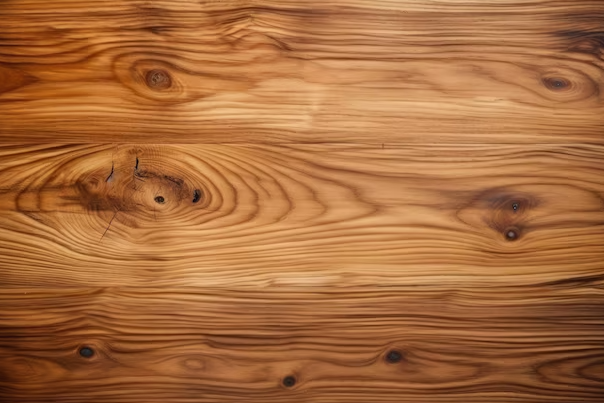
#> input picture dataset/backgroundsTrainset/image04.png, 604 x 403 px; its folder holds 4 pictures in this run
$ python GenerateImagesTrainset.py
#> lines starting #> are read from the running program, lines starting #| are printed output that depends on the picture; after the words box and inside, x2 and y2 are one past the last pixel; in counts of white or black regions, pixels touching at a corner belong together; pictures that were not available may be replaced by others from this repository, and a replacement may not be noted
import cv2
import random
import os
import numpy as np

BG_DIR = "dataset/backgroundsTrainset"
CARD_DIR = "dataset/cards"

OUT_CLASS_PATH = "data"
OUT_CLASS_NAME = "classes.txt"
OUT_IMG = "data/images"
OUT_LBL = "data/labels"

NUM_IMAGES = 200
CLASS_NAME = "card"
CLASS_ID = 0

os.makedirs(OUT_IMG, exist_ok=True)
os.makedirs(OUT_LBL, exist_ok=True)

backgrounds = os.listdir(BG_DIR)
cards = os.listdir(CARD_DIR)

def random_brightness_contrast(img):
    alpha = random.uniform(0.7, 1.3)  # contraste
    beta = random.randint(-30, 30)    # brilho
    return cv2.convertScaleAbs(img, alpha=alpha, beta=beta)

def rotate_image(img, angle):
    h, w = img.shape[:2]
    center = (w // 2, h // 2)

    M = cv2.getRotationMatrix2D(center, angle, 1.0)
    cos = abs(M[0, 0])
    sin = abs(M[0, 1])

    new_w = int((h * sin) + (w * cos))
    new_h = int((h * cos) + (w * sin))

    M[0, 2] += (new_w / 2) - center[0]
    M[1, 2] += (new_h / 2) - center[1]

    return cv2.warpAffine(
        img, M, (new_w, new_h),
        flags=cv2.INTER_LINEAR,
        borderValue=(0, 0, 0, 0)
    )

# salva classes uma única vez
with open(os.path.join(OUT_CLASS_PATH, OUT_CLASS_NAME), "w") as f:
    f.write(CLASS_NAME)

for i in range(NUM_IMAGES):

    bg = cv2.imread(os.path.join(BG_DIR, random.choice(backgrounds)))
#> bg is the input picture: shape (403, 604, 3); mean B, G, R 61.2, 107.5, 168.5
    if bg is None:
        continue

    h_bg, w_bg, _ = bg.shape
#> h_bg = 403; w_bg = 604

    # número ímpar de cartas
    num_cards = random.choice([1, 3, 5, 7])

    yolo_labels = []

    for _ in range(num_cards):

        card = cv2.imread(
            os.path.join(CARD_DIR, random.choice(cards)),
            cv2.IMREAD_UNCHANGED
        )
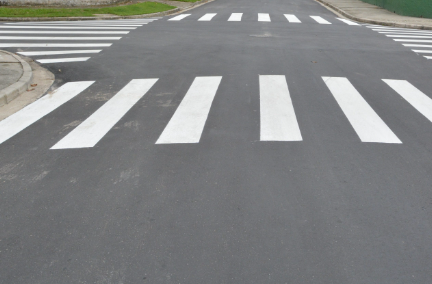
#> input picture dataset/backgroundsTrainset/image01.png, 432 x 284 px, given as the content of the folder dataset/cards, which was not available
#> card is the input picture: shape (284, 432, 4); mean B, G, R, A 132.9, 132.6, 131.1, 255

        if card is None:
            continue

        h_c, w_c = card.shape[:2]
#> h_c = 284; w_c = 432

        # ========================= ESCALA =========================
        min_bg = min(w_bg, h_bg)
#> min_bg = 403
        base_scale = (min_bg / max(w_c, h_c)) * 0.9
#> base_scale = 0.84
        scale = base_scale * random.uniform(0.25, 0.6)
#> scale = 0.286

        card = cv2.resize(
            card,
            (int(w_c * scale), int(h_c * scale))
        )
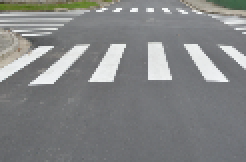
#> card: shape (81, 123, 4) (shown 2 times larger); mean B, G, R, A 132.6, 132.3, 130.7, 255

        # ========================= BRILHO / CONTRASTE =========================
        if card.shape[2] == 4:
            rgb = random_brightness_contrast(card[:, :, :3])
            card = np.dstack((rgb, card[:, :, 3]))
        else:
            card = random_brightness_contrast(card)

        # ========================= ROTAÇÃO =========================
        if card.shape[2] == 3:
            card = cv2.cvtColor(card, cv2.COLOR_BGR2BGRA)
            card[:, :, 3] = 255

        angle = random.uniform(-35, 35)
        card = rotate_image(card, angle)
#> in rotate_image, `return cv2.warpAffine( img, M, (new_w, new_h), flags=cv2.INTER_LINEAR,..`:
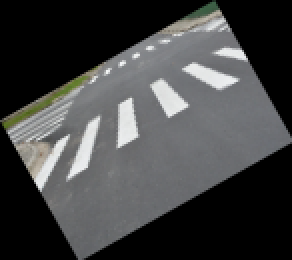
#> returned value: shape (130, 146, 4) (shown 2 times larger); mean of channels 0, 1, 2, 3 67.5, 67.4, 66.6, 133.8; drawn as B, G, R

        h_c, w_c = card.shape[:2]
#> h_c = 130; w_c = 146

        if w_c >= w_bg or h_c >= h_bg:
            continue

        # ========================= POSIÇÃO ALEATÓRIA =========================
        x = random.randint(0, w_bg - w_c)
#> x = 424
        y = random.randint(0, h_bg - h_c)
#> y = 155

        # ========================= BLEND =========================
        card_rgb = card[:, :, :3]
        alpha = card[:, :, 3] / 255.0
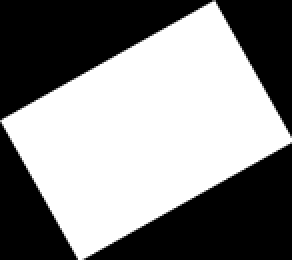
#> alpha: shape (130, 146) float64 (shown 2 times larger); min 0, max 1, mean 0.525

        for c in range(3):
            bg[y:y+h_c, x:x+w_c, c] = (
                alpha * card_rgb[:, :, c] +
                (1 - alpha) * bg[y:y+h_c, x:x+w_c, c]
            )
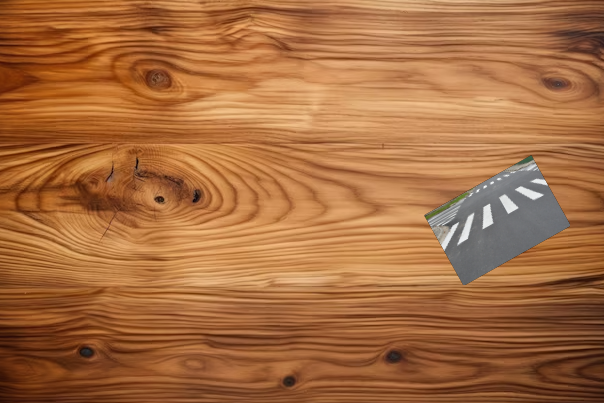
#> bg: shape (403, 604, 3); 4.17% of pixels changed, all inside (x1, y1, x2, y2) = (424, 155, 570, 285)

        # ========================= BOUNDING BOX (YOLO) =========================
        x_center = (x + w_c / 2) / w_bg
#> x_center = 0.823
        y_center = (y + h_c / 2) / h_bg
#> y_center = 0.546
        bw = w_c / w_bg
#> bw = 0.242
        bh = h_c / h_bg
#> bh = 0.323

        yolo_labels.append(
            f"{CLASS_ID} {x_center:.6f} {y_center:.6f} {bw:.6f} {bh:.6f}"
        )

    # ========================= SALVA =========================
    img_name = f"img_{i:04d}.jpg"
#> img_name = 'img_0000.jpg'
    lbl_name = img_name.replace(".jpg", ".txt")
#> lbl_name = 'img_0000.txt'

    cv2.imwrite(os.path.join(OUT_IMG, img_name), bg)
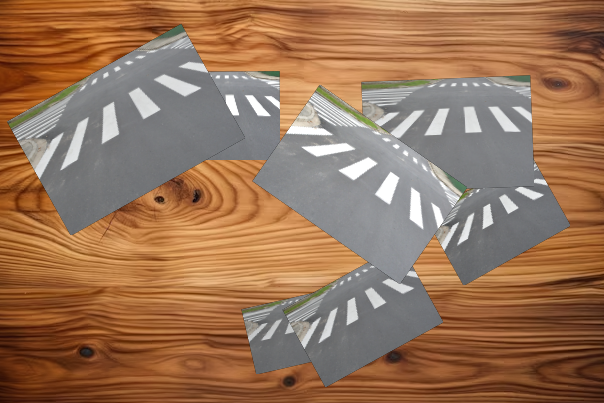
#> saved as img_0000.jpg: shape (403, 604, 3); mean B, G, R 87.9, 115.7, 153

    with open(os.path.join(OUT_LBL, lbl_name), "w") as f:
        f.write("\n".join(yolo_labels))
#> pass 2 of the loop `for i in range(NUM_IMAGES):`:
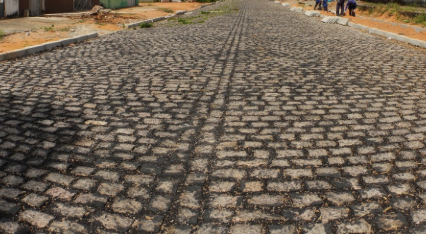
#> input picture dataset/backgroundsTrainset/image02.png, 426 x 234 px
#> bg is the input picture: shape (234, 426, 3); mean B, G, R 85.5, 100.5, 113.8
#> card_rgb: shape (63, 77, 3)
#> alpha: shape (63, 77) float64
#> after the loop `for c in range(3):`:
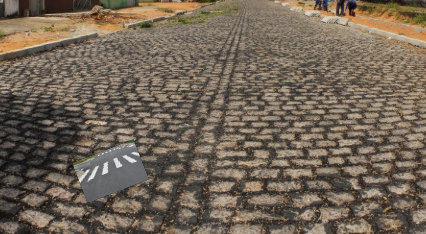
#> bg: shape (234, 426, 3); 2.95% of pixels changed, all inside (x1, y1, x2, y2) = (72, 139, 149, 202)
#> img_name = 'img_0001.jpg'
#> lbl_name = 'img_0001.txt'
#> `cv2.imwrite(os.path.join(OUT_IMG, img_name), bg)`:
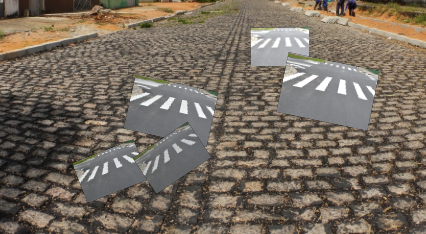
#> saved as img_0001.jpg: shape (234, 426, 3); mean B, G, R 95.1, 107.8, 118.9

print("Dataset YOLO multi-cartas gerado com sucesso")
